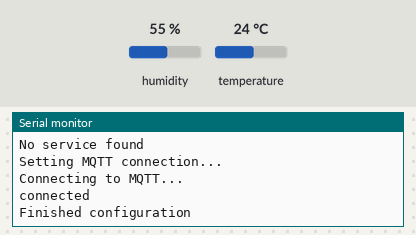
A sketch run on a simulated ESP8266 (NodeMCU). On the bench: the last lines printed to the serial monitor. Inputs (shaded band) come from the test bench; at power-on: humidity 55 %, temperature 24 °C. WiFi joins after 1.5 s; servers stay silent unless stated; no MQTT or app messages arrive unless stated.

Above: at 3.3 s.
3.4 s: humidity set to 22 %
At 7.5 s:
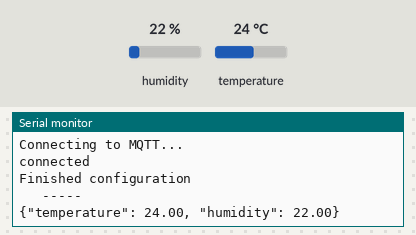
10.9 s: temperature set to 12 °C
At 12.7 s:
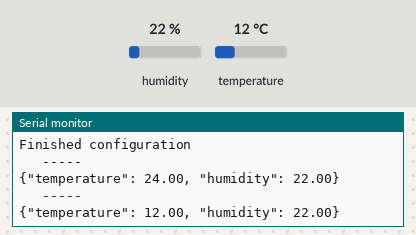
18.4 s: humidity set to 40 %
At 23.2 s:
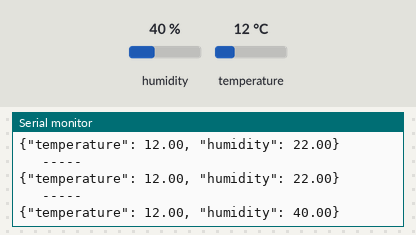

Measured:
- after the input at 3.4 s, the serial monitor: prints a new line after 3.8 s (image 1)
- after the input at 10.9 s, the serial monitor: prints a new line after 1.3 s (image 2)
- after the input at 18.4 s, the serial monitor: prints a new line after 3.8 s (image 3)

The sketch:

arduino.ino
```cpp
#include <ESP8266mDNS.h>
#include <ESP8266WiFi.h>
#include <PubSubClient.h>

#include <DHT.h>
#include <DHT_U.h>

const char* ssid     = "Invite-ESIEA";         // The SSID (name) of the Wi-Fi network you want to connect to
const char* password = "hQV86deaazEZQPu9a";     // The password of the Wi-Fi network
const char* mqttUser = "admin";
const char* mqttPassword = "admin";
const int DHTPin = 2;

IPAddress server(10, 8, 128, 148);  //MQTT server IP
WiFiClient espClient;
PubSubClient client(espClient);
DHT dht(DHTPin, DHT22);

void callback(char* topic, byte* payload, unsigned int length) {

  Serial.print("Message arrived in topic: ");
  Serial.println(topic);

  Serial.print("Message:");
  for (int i = 0; i < length; i++) {
    Serial.print((char)payload[i]);
  }

  Serial.println();
  Serial.println("-----------------------");

}

void setup() {
  Serial.begin(9600);
  dht.begin();

  delay(10);
  Serial.println('\n');

  WiFi.begin(ssid, password);             // Connect to the network
  Serial.print("Connecting to ");
  Serial.print(ssid); Serial.println(" ...");

  int i = 0;
  while (WiFi.status() != WL_CONNECTED) { // Wait for the Wi-Fi to connect
    delay(1000);
    Serial.print(++i); Serial.print(' ');
  }

  Serial.println('\n');
  Serial.println("Connection established!");
  Serial.print("IP address:\t");
  Serial.println(WiFi.localIP());

  Serial.println('\n');
  if (!MDNS.begin("ESP")) {
    Serial.println("Error setting up mDNS");
    return;
  } else {
    Serial.println("mDNS setup finished");

    Serial.println("Sending mDNS Query");
    int n = MDNS.queryService("mqtt", "tcp");

    if (n == 0) {
      Serial.println("No service found");
      //return;
    } else {
      // at least one MQTT service is found
      // ip no and port of the first one is MDNS.IP(0) and MDNS.port(0)
      Serial.print("IP : ");
      Serial.println(MDNS.IP(0));
      Serial.print("PORT : ");
      Serial.println(MDNS.port(0));
    }
  }
  Serial.println('\n');

  Serial.println("Setting MQTT connection...");
  //client.setServer(MDNS.IP(0), MDNS.port(0));
  client.setServer("10.8.128.250", 1883);
  client.setCallback(callback);

  while (!client.connected()) {
      Serial.println("Connecting to MQTT...");

      if (client.connect("ESIEA/grp666", mqttUser, mqttPassword)) {
        Serial.println("connected");
      } else {
        Serial.print("failed with state ");
        Serial.println(client.state());
        delay(2000);
      }
  }

  Serial.println('\n');
  Serial.println("Finished configuration");
}

void loop() {
  delay(5000);

  float humidity = dht.readHumidity();
  float temperature = dht.readTemperature();

  if (isnan(temperature) || isnan(humidity)) {
    Serial.println("Failed to read from sensor");
  }

  String json;
  json += F("{\"temperature\": ");
  json += String(temperature, 2);
  json += F(", \"humidity\": ");
  json += String(humidity, 2);
  json += F("}");
  Serial.println("   -----   ");
  Serial.println(json);

  client.publish("ESIEA/grp13", json.c_str());
}
```
